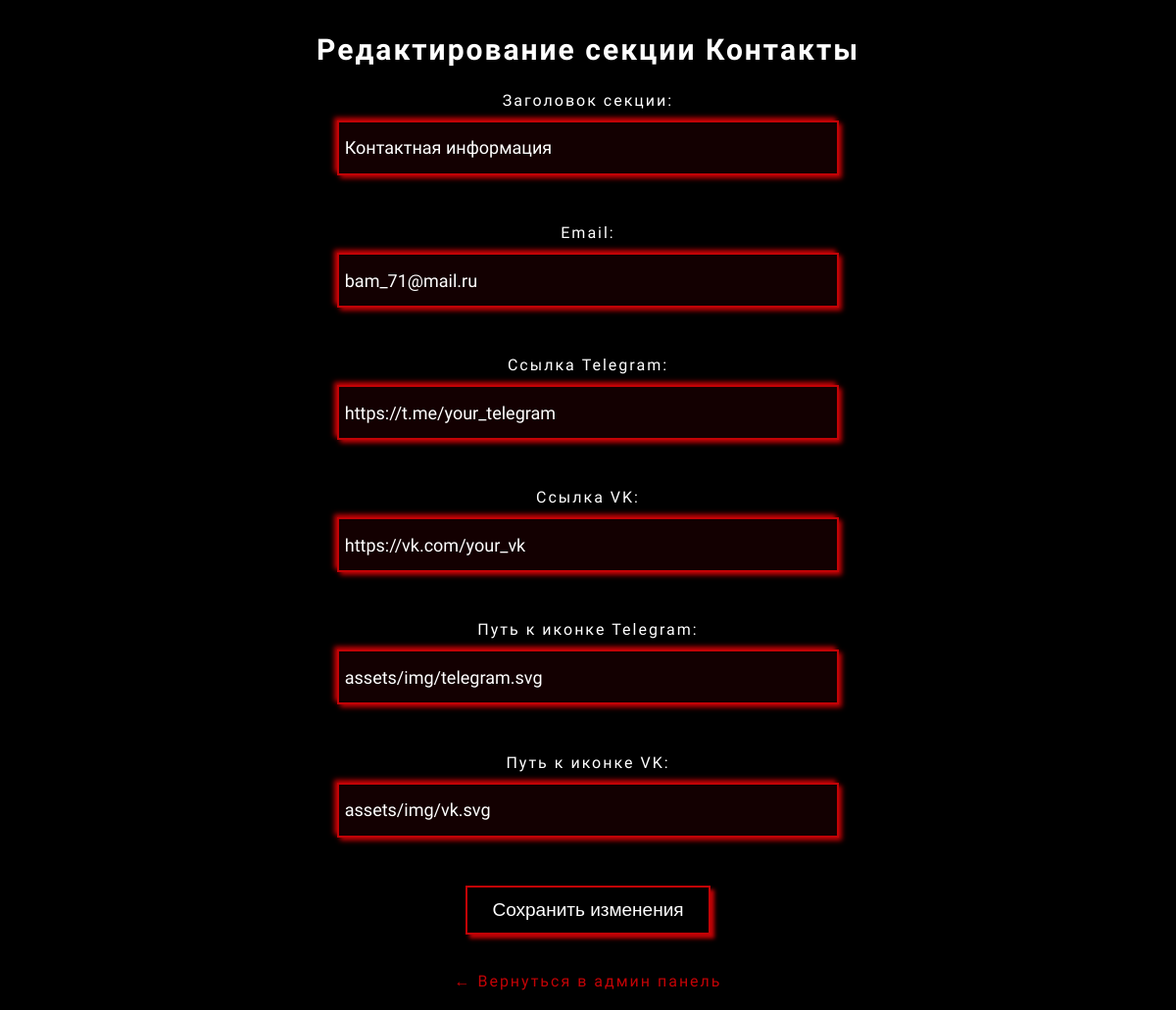
/admin/contacts.php (signed in), run on the app's committed database.
### tables this page shows
CREATE TABLE `contacts` (
  `id` int(11) NOT NULL,
  `section_title` varchar(255) NOT NULL DEFAULT 'Контактная информация',
  `email` varchar(255) NOT NULL,
  `telegram_link` varchar(255) DEFAULT NULL,
  `vk_link` varchar(255) DEFAULT NULL,
  `telegram_icon_path` varchar(255) DEFAULT 'assets/img/telegram.svg',
  `vk_icon_path` varchar(255) DEFAULT 'assets/img/vk.svg'
);

### admin/contacts.php (the view, shortened to what this page needs)
<?php
require_once '../includes/db.php';
$result = $mysql->query("SELECT * FROM contacts WHERE id = 1");
$row = $result->fetch_assoc();
?>
<!DOCTYPE html>
<html lang="ru">
<head>
    <link rel="stylesheet" href="../assets/styles/style.css" />
</head>
<body>
<div class="edit">
    <h2>Редактирование секции Контакты</h2>
    <form method="post" action="contacts.php">
        <label>Заголовок секции:<br />
            <input type="text" name="section_title" value="<?= htmlspecialchars($row['section_title']) ?>" required />
        </label><br /><br />
        <label>Email:<br />
            <input type="email" name="email" value="<?= htmlspecialchars($row['email']) ?>" required />
        </label><br /><br />
        <label>Ссылка Telegram:<br />
            <input type="text" name="telegram_link" value="<?= htmlspecialchars($row['telegram_link']) ?>" />
        </label><br /><br />
        <label>Ссылка VK:<br />
            <input type="text" name="vk_link" value="<?= htmlspecialchars($row['vk_link']) ?>" />
        </label><br /><br />
        <label>Путь к иконке Telegram:<br />
            <input type="text" name="telegram_icon_path" value="<?= htmlspecialchars($row['telegram_icon_path']) ?>" />
        </label><br /><br />
        <label>Путь к иконке VK:<br />
            <input type="text" name="vk_icon_path" value="<?= htmlspecialchars($row['vk_icon_path']) ?>" />
        </label><br /><br />
        <button type="submit">Сохранить изменения</button>
    </form>
    <a class="out" href="admin.php">← Вернуться в админ панель</a>
</div>
</body>
</html>

### assets/styles/style.css (style rules this page uses)
h2 { font-family: "Georama", sans-serif; font-size: 40px; font-weight: 600; text-align: center; }
@media (max-width: 1500px) { h2 { font-size: 30px; } }
button { margin: 0 auto 5%; width: 303px; height: 60px; background-color: #000000; border: #C20306 2px solid; box-shadow: 4px 4px 4px #C20306; display: flex; justify-content: center; align-items: center; color: #FFFFFF; text-decoration: none; font-size: 21px; }
@media (max-width: 1500px) { button { width: 250px; height: 50px; font-size: 19px; } }
body { max-width: 1920px; background-color: #000000; font-family: "Georama", sans-serif; color: #FFFFFF; letter-spacing: 2px; font-weight: 400; }
@media (max-width: 1550px) { body { max-width: 1520px; } }
form { display: grid; }
input, textarea { padding-left: 1%; font-family: "Georama", sans-serif; font-size: 18px; color: #FFFFFF; margin: 2% auto; height: 50px; width: 500px; background-color: #130001; border: #C20306 2px solid; box-shadow: 3px 3px 5px #C20306, -3px -3px 5px #C20306; }
a { text-decoration: none; }
.edit { display: grid; justify-content: center; text-align: center; }
.out { color: #C20306; margin: 2% 5%; }

### data on the page
contacts: section_title "Контактная информация", email "bam_71@mail.ru", telegram_link "https://t.me/your_telegram", vk_link "https://vk.com/your_vk", telegram_icon_path "assets/img/telegram.svg", vk_icon_path "assets/img/vk.svg"
